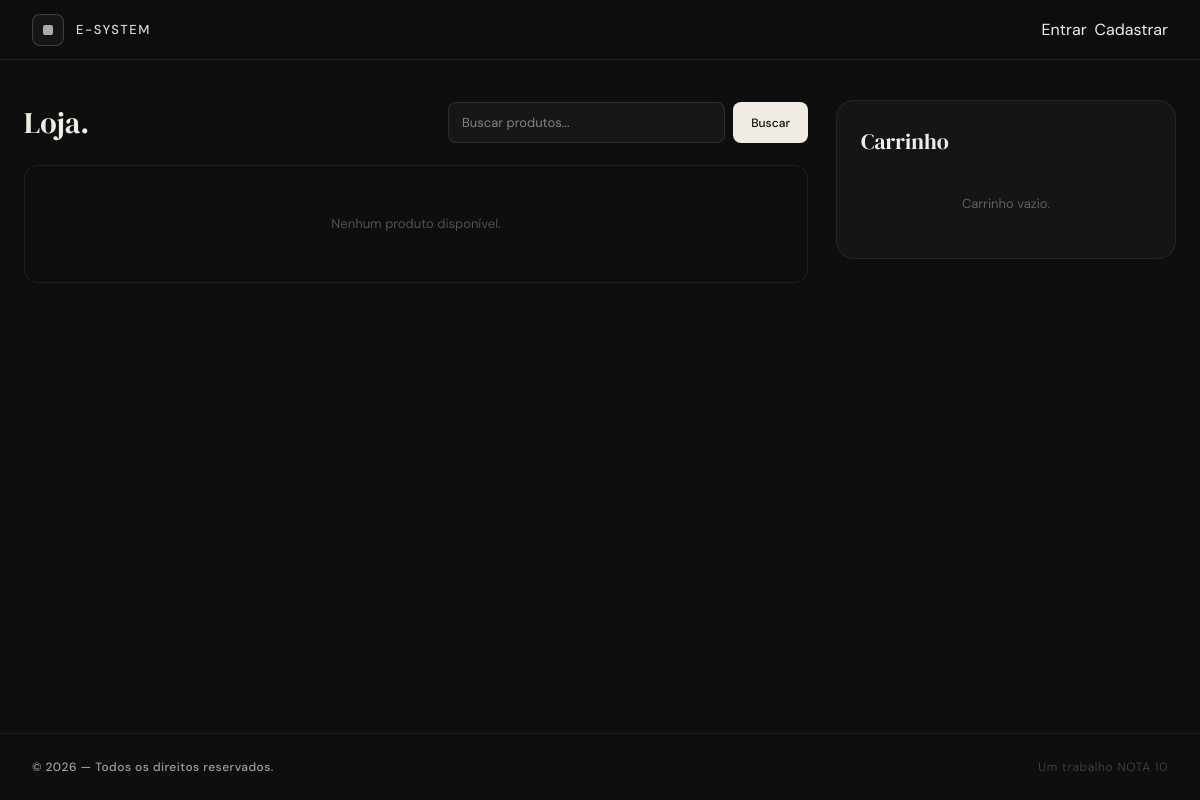
The page /cart.php on the database as committed earlier.
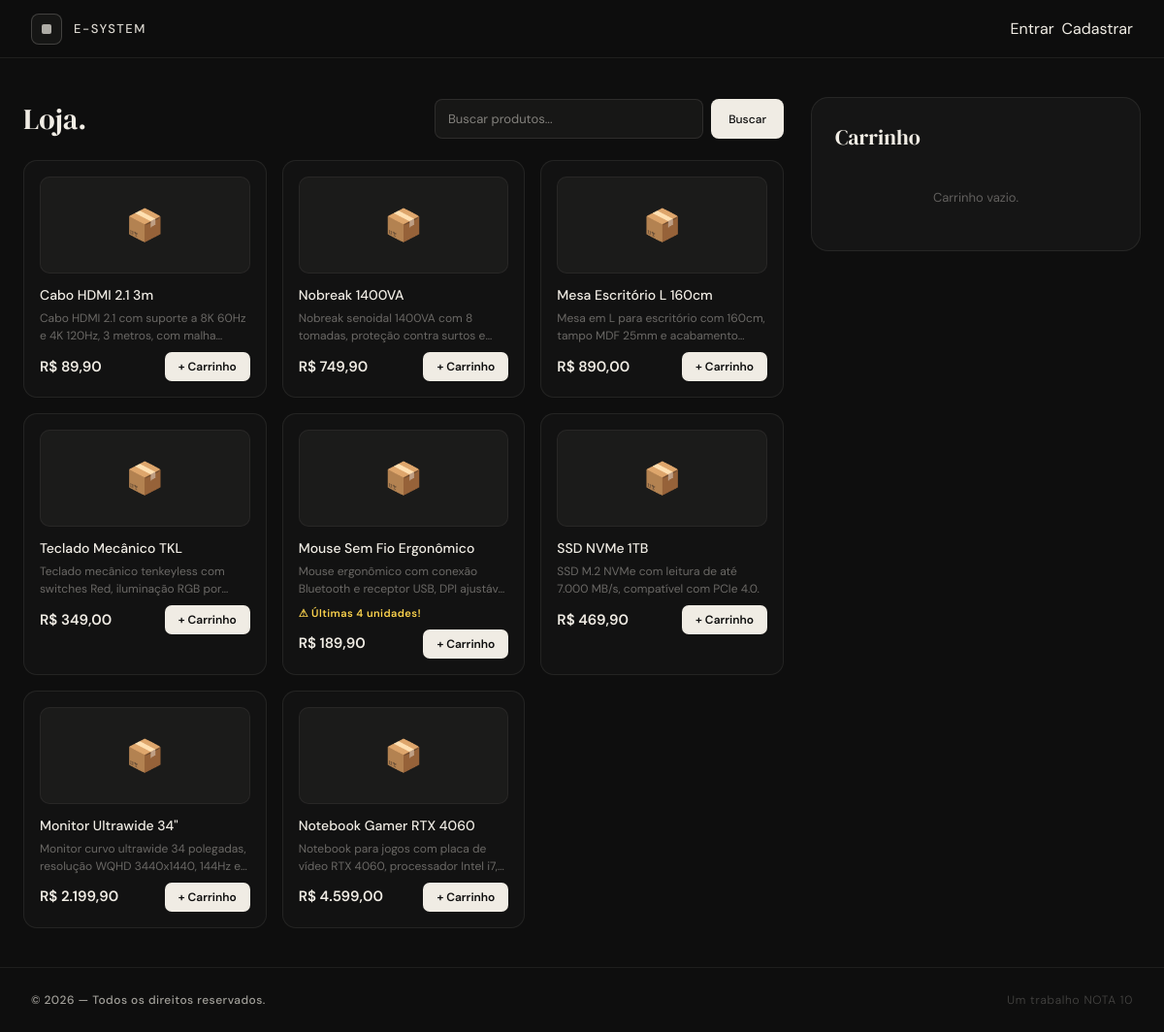
The same page on the database as committed later.
### tables this page shows
CREATE TABLE IF NOT EXISTS products (
    id INT AUTO_INCREMENT PRIMARY KEY,
    supplier_id INT NOT NULL,
    name VARCHAR(255) NOT NULL,
    description TEXT NOT NULL,
    category VARCHAR(100),
    price DECIMAL(10,2) NOT NULL,
    stock INT NOT NULL DEFAULT 0,
    sku VARCHAR(100) NOT NULL UNIQUE,
    status ENUM('ativo', 'inativo') NOT NULL DEFAULT 'ativo',
    created_at TIMESTAMP DEFAULT CURRENT_TIMESTAMP,
    FOREIGN KEY (supplier_id) REFERENCES suppliers(id)
        ON UPDATE CASCADE
        ON DELETE RESTRICT
);

### src/services/SessionsService.php (called while the page is built, shortened)
<?php
class SessionManager {
    public function currentUser(): ?array {
        return $_SESSION['user'] ?? null;
    }
}

### src/connection/db.php (called while the page is built, shortened)
<?php
class Connection {
    private static $instance = null;
    private function __construct() {
        $host = 'db';
        $db = 'testdb';
        $user = 'root';
        $pass = 'root';
        try {
            $this->conn = new PDO("mysql:host=$host;dbname=$db;charset=utf8mb4", $user, $pass);
        } catch (PDOException $e) {
            die("Erro de conexão: " . $e->getMessage());
        }
    }
     public static function getInstance(): PDO {
        if (self::$instance === null) {
            $obj = new Connection();
            self::$instance = $obj->conn;
        }
        return self::$instance;
    }
}

### src/dao/ProductDAO.php (called while the page is built, shortened)
<?php
require_once __DIR__ . '/../connection/db.php';
class ProductDAO {
    private PDO $db;
    public function __construct() {
        $this->db = Connection::getInstance();
    }
    private function baseSelect(): string {
        return 'SELECT p.*, s.name AS supplier_name
                FROM products p
                LEFT JOIN suppliers s ON s.id = p.supplier_id';
    }
    public function findAllWithSupplier(): array {
        $stmt = $this->db->query($this->baseSelect() . ' ORDER BY p.id DESC');
        return $stmt->fetchAll(PDO::FETCH_ASSOC);
    }
}

### src/cart.php (the view, shortened to what this page needs)
<?php
require_once 'services/SessionsService.php';
require_once 'dao/ProductDAO.php';
$productDAO = new ProductDAO();
$searchQuery = trim($_GET['search'] ?? '');
$allProducts = $searchQuery !== '' ? $productDAO->searchByNameOrSku($searchQuery) : $productDAO->findAllWithSupplier();
$catalog     = array_values(array_filter($allProducts, fn($p) => ($p['status'] ?? '') === 'ativo'));
function fmtBrl(float $v): string {
    return 'R$ ' . number_format($v, 2, ',', '.');
}
include 'partials/header.php';
$inputStyle = "background:rgba(240,236,228,0.04);border:1px solid rgba(240,236,228,0.1);border-radius:8px;padding:10px 13px;font-size:13px;font-family:'DM Sans',sans-serif;color:#f0ece4;outline:none;width:100%;box-sizing:border-box";
?>
<main class="flex-grow px-6 py-10" style="max-width:1300px;margin:0 auto;width:100%">
  <div class="rg-cart">
    <section>
      <div style="display:flex;align-items:center;justify-content:space-between;gap:16px;margin-bottom:20px">
        <h1 style="font-family:'DM Serif Display',serif;font-size:30px;font-weight:400;margin:0">Loja.</h1>
        <form method="get" style="display:flex;gap:8px;flex:1;max-width:360px">
          <input type="text" name="search" value="<?= htmlspecialchars($searchQuery) ?>"
            placeholder="Buscar produtos..." style="<?= $inputStyle ?>;flex:1">
          <button type="submit" style="padding:10px 18px;background:#f0ece4;color:#0e0e0e;border:none;border-radius:8px;font-size:12px;font-weight:500;cursor:pointer;white-space:nowrap">Buscar</button>
        </form>
      </div>
      <?php if (empty($catalog)): ?>
        <div style="border:1px solid rgba(240,236,228,0.08);border-radius:14px;padding:48px;text-align:center;font-size:13px;color:rgba(240,236,228,0.3)">
          Nenhum produto disponível<?= $searchQuery ? ' para "' . htmlspecialchars($searchQuery) . '"' : '' ?>.
        </div>
      <?php else: ?>
        <div style="display:grid;grid-template-columns:repeat(auto-fill,minmax(240px,1fr));gap:16px">
          <?php foreach ($catalog as $p):
            $pStock  = (int)($p['stock'] ?? 0);
            $inCart  = $_SESSION['cart'][$p['id']]['quantity'] ?? 0;
            $unavail = $pStock === 0;
          ?>
            <div style="border:1px solid rgba(240,236,228,0.08);border-radius:14px;padding:16px;background:rgba(255,255,255,0.02);<?= $unavail ? 'opacity:0.55' : '' ?>">
              <a href="product_detail.php?id=<?= (int)$p['id'] ?>" style="display:block;text-decoration:none">
                <?php if (!empty($p['image_path'])): ?>
                  <img src="<?= htmlspecialchars($p['image_path']) ?>" alt="<?= htmlspecialchars($p['name']) ?>"
                    style="width:100%;height:140px;object-fit:cover;border-radius:10px;margin-bottom:12px;border:1px solid rgba(240,236,228,0.06)">
                <?php else: ?>
                  <div style="width:100%;height:100px;border-radius:10px;background:rgba(240,236,228,0.04);margin-bottom:12px;display:flex;align-items:center;justify-content:center;font-size:32px;border:1px solid rgba(240,236,228,0.06)">📦</div>
                <?php endif ?>
              </a>
              <a href="product_detail.php?id=<?= (int)$p['id'] ?>" style="font-size:14px;font-weight:500;display:block;margin:0 0 4px;color:#f0ece4;text-decoration:none"><?= htmlspecialchars($p['name']) ?></a>
              <?php if (!empty($p['description'])): ?>
                <p style="font-size:12px;color:rgba(240,236,228,0.4);margin:0 0 8px;line-height:1.5;display:-webkit-box;-webkit-line-clamp:2;-webkit-box-orient:vertical;overflow:hidden">
                  <?= htmlspecialchars($p['description']) ?>
                </p>
              <?php endif ?>
              <?php if (!$unavail && $pStock <= 5): ?>
                <p style="font-size:11px;font-weight:600;color:#fcd34d;margin:0 0 8px;letter-spacing:0.04em">
                  ⚠ Últimas <?= $pStock ?> unidade<?= $pStock !== 1 ? 's' : '' ?>!
                </p>
              <?php endif ?>
              <div style="display:flex;align-items:center;justify-content:space-between;margin-top:auto">
                <span style="font-size:15px;font-weight:600"><?= fmtBrl((float)$p['price']) ?></span>
                <?php if ($unavail): ?>
                  <span style="font-size:11px;padding:4px 10px;border-radius:6px;background:rgba(226,75,74,0.1);color:#fda4af;font-weight:500">Indisponível</span>
                <?php else: ?>
                  <button type="button"
                    data-ajax-add="<?= (int)$p['id'] ?>"
                    style="padding:6px 14px;background:#f0ece4;color:#0e0e0e;border:none;border-radius:7px;font-size:12px;font-weight:600;cursor:pointer">
                    <?= $inCart > 0 ? '+ 1 (tem ' . $inCart . ')' : '+ Carrinho' ?>
                  </button>
                <?php endif ?>
              </div>
            </div>
          <?php endforeach ?>
        </div>
      <?php endif ?>
    </section>
    <aside style="position:sticky;top:76px">
      <div style="border:1px solid rgba(240,236,228,0.08);border-radius:18px;padding:24px;background:rgba(255,255,255,0.03)">
        <h2 style="font-family:'DM Serif Display',serif;font-size:22px;font-weight:400;margin:0 0 16px">Carrinho</h2>
        <div id="cart-empty-msg" style="<?= !empty($_SESSION['cart']) ? 'display:none' : '' ?>">
          <p style="font-size:13px;color:rgba(240,236,228,0.35);text-align:center;padding:20px 0">Carrinho vazio.</p>
        </div>
      </div>
    </aside>
  </div>
</main>
<?php include 'partials/footer.php'; ?>

### src/partials/header.php (shortened to what this page needs)
<?php
require_once __DIR__ . '/../services/SessionsService.php';
$session = new SessionManager();
$user = $session->currentUser();
?>
<!DOCTYPE html>
<html lang="pt-BR">
<head>
  <script src="https://cdn.jsdelivr.net/npm/@tailwindcss/browser@4"></script>
</head>
<body class="min-h-screen flex flex-col">
<header style="border-bottom:1px solid rgba(240,236,228,0.08); background:rgba(14,14,14,0.97); height:60px;"
        class="sticky top-0 z-50 flex items-center justify-between px-8">
  <a href="index.php" class="flex items-center gap-3 no-underline" style="color:var(--cream)">
    <div style="width:32px;height:32px;border:1px solid rgba(240,236,228,0.2);border-radius:8px;background:rgba(240,236,228,0.04);display:flex;align-items:center;justify-content:center;">
      <div style="width:10px;height:10px;background:var(--cream);border-radius:2px;opacity:0.7;"></div>
    </div>
    <span style="font-size:13px;font-weight:500;letter-spacing:0.12em;text-transform:uppercase;opacity:0.9">E-System</span>
  </a>
  <nav class="flex items-center gap-2">
    <?php if ($user): ?>
      <span style="font-size:12px;color:rgba(240,236,228,0.4);padding:6px 12px;border:1px solid rgba(240,236,228,0.08);border-radius:6px;letter-spacing:0.04em">
        <?= htmlspecialchars($user['name']) ?>
      </span>
      <?php
      $cartCount = array_sum(array_column($_SESSION['cart'] ?? [], 'quantity'));
      $links = [['index.php','Home'],['address.php','Meu Endereço']];
      if ($session->hasRole(['cliente', 'admin', 'superuser'])):
        $links[] = ['cart.php', $cartCount > 0 ? "Carrinho ({$cartCount})" : 'Carrinho'];
      endif;
      if ($session->hasRole(['cliente'])):
        $links[] = ['orders.php','Meus Pedidos'];
      endif;
      if ($session->hasRole(['superuser', 'admin'])):
        $links[] = ['products.php','Produtos'];
        $links[] = ['suppliers.php','Fornecedores'];
        $links[] = ['orders.php','Pedidos'];
      endif;
      if ($session->hasRole(['superuser'])):
        $links[] = ['create_admin.php','Usuários'];
        $links[] = ['addresses.php','Endereços'];
      endif;
      $links[] = ['logout.php','Sair'];
      foreach ($links as [$href, $label]):
      ?>
        <a href="<?= $href ?>" style="font-size:12px;font-weight:400;letter-spacing:0.06em;color:rgba(240,236,228,0.5);text-decoration:none;padding:6px 12px;border-radius:6px;border:1px solid transparent;transition:all 0.2s;"
           onmouseover="this.style.color='#f0ece4';this.style.borderColor='rgba(240,236,228,0.12)';this.style.background='rgba(240,236,228,0.04)'"
           onmouseout="this.style.color='rgba(240,236,228,0.5)';this.style.borderColor='transparent';this.style.background='transparent'">
          <?= $label ?>
        </a>
      <?php endforeach ?>
    <?php else: ?>
      <a href="login.php"    style="...mesmo estilo...">Entrar</a>
      <a href="register.php" style="...mesmo estilo...">Cadastrar</a>
    <?php endif ?>
  </nav>
</header>

### src/partials/footer.php (shortened to what this page needs)
<footer style="border-top:1px solid rgba(240,236,228,0.07);padding:24px 32px;display:flex;align-items:center;justify-content:space-between;flex-wrap:wrap;gap:8px;background:#0e0e0e;">
  <p style="font-size:12px;font-weight:500;color:rgba(240,236,228,0.65);letter-spacing:0.04em;margin:0">
    &copy; <?= date('Y') ?> — Todos os direitos reservados.
  </p>
  <p style="font-size:12px;font-weight:300;color:rgba(240,236,228,0.25);letter-spacing:0.06em;margin:0">
    Um trabalho NOTA 10
  </p>
</footer>
</body>
</html>

### src/partials/header.php (style rules this page uses)
:root { --cream: #f0ece4; --bg: #0e0e0e; --border: rgba(240,236,228,0.1); --muted: rgba(240,236,228,0.38); }
body { font-family: 'DM Sans', sans-serif; background: var(--bg); color: var(--cream); }
.rg-cart { display:grid; grid-template-columns:1fr 340px; gap:28px; align-items:start }

Rows that differ between the two databases and show on the page:
added products: name "Cabo HDMI 2.1 3m", description "Cabo HDMI 2.1 com suporte a 8K 60Hz e 4K 120Hz, 3 metros, com…", price "R$ 89,90", shows "+ Carrinho"
added products: name "Nobreak 1400VA", description "Nobreak senoidal 1400VA com 8 tomadas, proteção contra surtos…", price "R$ 749,90", shows "+ Carrinho"
added products: name "Mesa Escritório L 160cm", description "Mesa em L para escritório com 160cm, tampo MDF 25mm e…", price "R$ 890,00", shows "+ Carrinho"
added products: name "Teclado Mecânico TKL", description "Teclado mecânico tenkeyless com switches Red, iluminação RGB…", price "R$ 349,00", shows "+ Carrinho"
added products: name "Mouse Sem Fio Ergonômico", description "Mouse ergonômico com conexão Bluetooth e receptor USB, DPI…", stock "4", price "R$ 189,90", shows "+ Carrinho"
added products: name "SSD NVMe 1TB", description "SSD M.2 NVMe com leitura de até 7.000 MB/s, compatível com PCIe 4.0.", price "R$ 469,90", shows "+ Carrinho"
added products: name "Monitor Ultrawide 34\"", description "Monitor curvo ultrawide 34 polegadas, resolução WQHD 3440x1440, 144Hz…", price "R$ 2.199,90", shows "+ Carrinho"
added products: name "Notebook Gamer RTX 4060", description "Notebook para jogos com placa de vídeo RTX 4060, processador Intel…", price "R$ 4.599,00", shows "+ Carrinho"
Other text that changed with them:
text no longer shown: "Nenhum produto disponível ."
